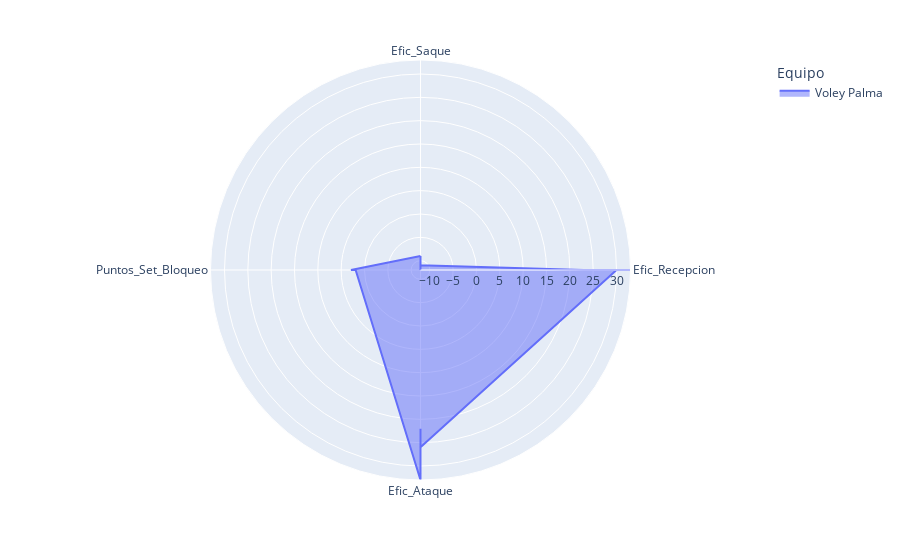

The cell this chart's notebook holds for it:
### Code cell
fig=px.line_polar(df_melt,r='r', theta='theta', line_close=True,color='Equipo',line_group='Equipo')
fig.update_traces(fill='toself')
fig.show()

### Figure 1 — Plotly figure (JSON) as saved in the notebook; plotly's stock layout.template omitted (floating-point values rounded to 4 significant figures)
{"data": [{"fill": "toself", "hovertemplate": "Equipo=Voley Palma<br>r=%{r}<br>theta=%{theta}<extra></extra>", "legendgroup": "Voley Palma", "line": {"color": "#636efa", "dash": "solid"}, "marker": {"symbol": "circle"}, "mode": "lines", "name": "Voley Palma", "r": [-9, -12, -9, -10, -11, 23, 26, 31, 33, 30, 26, 22, 30, 31, 33, 1.9, 2, 1.8, 2.1, 2.9, -9], "showlegend": true, "subplot": "polar", "theta": ["Efic_Saque", "Efic_Saque", "Efic_Saque", "Efic_Saque", "Efic_Saque", "Efic_Recepcion", "Efic_Recepcion", "Efic_Recepcion", "Efic_Recepcion", "Efic_Recepcion", "Efic_Ataque", "Efic_Ataque", "Efic_Ataque", "Efic_Ataque", "Efic_Ataque", "Puntos_Set_Bloqueo", "Puntos_Set_Bloqueo", "Puntos_Set_Bloqueo", "Puntos_Set_Bloqueo", "Puntos_Set_Bloqueo", "Efic_Saque"], "type": "scatterpolar"}], "layout": {"legend": {"title": {"text": "Equipo"}, "tracegroupgap": 0}, "margin": {"t": 60}, "polar": {"angularaxis": {"direction": "clockwise", "rotation": 90}, "domain": {"x": [0, 1], "y": [0, 1]}}}}
